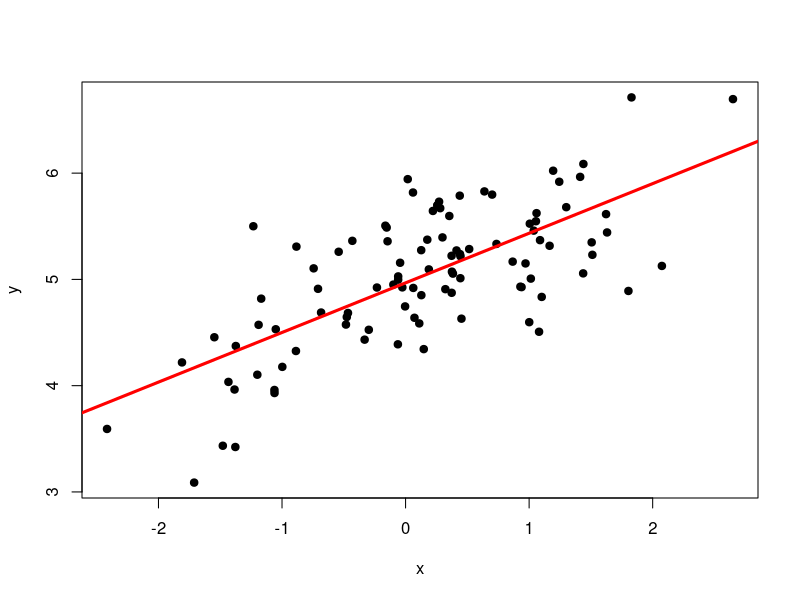

R code for this plot:
## ---- chunk 1
x <- rnorm(100)
a <- 5
b <- .5
y <- a + b*x + rnorm(100, 0, .5)
mod <- lm(y ~ x)
plot(y ~ x, pch = 19)
abline(a = coef(mod)[1], b = coef(mod)[2], lwd = 3, col = "red")
